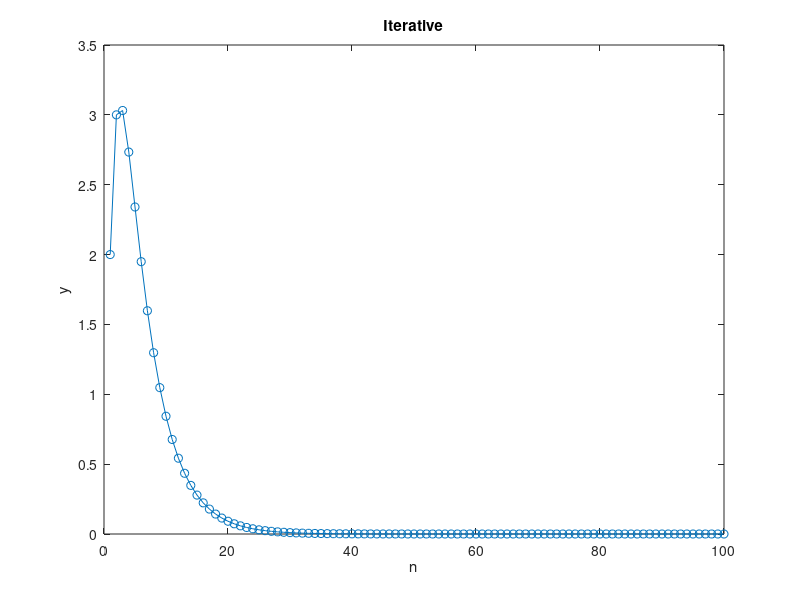
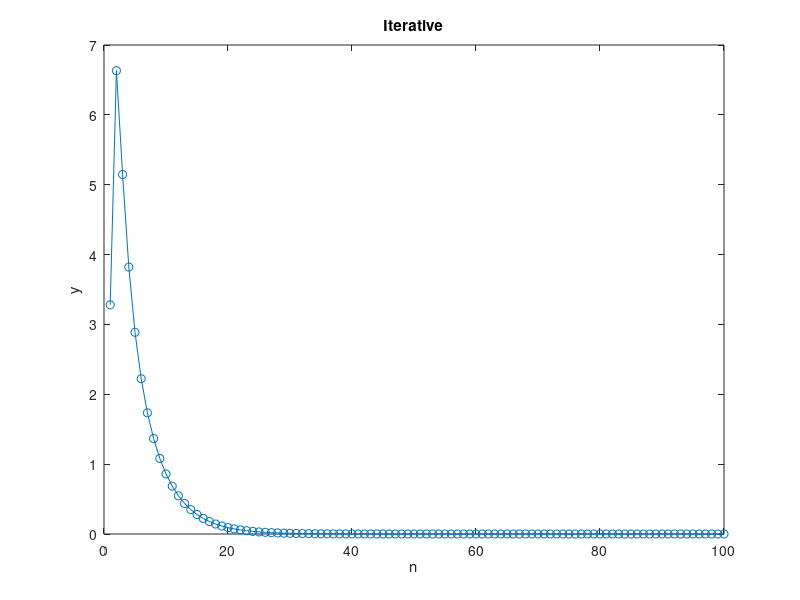

The MATLAB source for these figures, in order:
clc;    % Clear the command window.
close all;  % Close all figures (except those of imtool.)
clear;  % Erase all existing variables. Or clearvars if you want.

n = 1:100;
x = 0.8.^(n+1);
y(1) = 2; y(2) = 3;

for i = 3:100
  y(i) = 0.6*y(i-1)-0.05*y(i-2)+2*x(i)+x(i-1);
end

a = [1 -0.6 0.05];
b = [2 1];
z = [2 3];

figure(1)
plot(n, y, '-o');
title('Iterative')'
xlabel('n');
ylabel('y');

figure(2)
plot(n, filter(b, a, x, z), '-o');
title('Iterative')'
xlabel('n');
ylabel('y');
